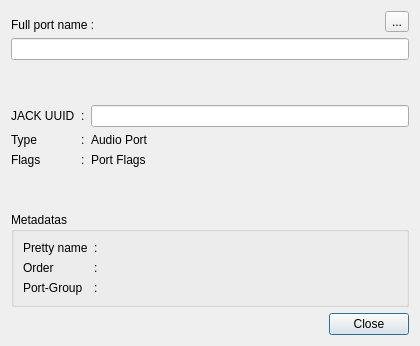
<?xml version="1.0" encoding="UTF-8"?>
<ui version="4.0">
 <class>CanvasPortInfo</class>
 <widget class="QDialog" name="CanvasPortInfo">
  <property name="geometry">
   <rect>
    <x>0</x>
    <y>0</y>
    <width>420</width>
    <height>346</height>
   </rect>
  </property>
  <property name="windowTitle">
   <string>Port Infos</string>
  </property>
  <layout class="QVBoxLayout" name="verticalLayout_2">
   <item>
    <layout class="QHBoxLayout" name="horizontalLayout_2">
     <item>
      <widget class="QLabel" name="label">
       <property name="sizePolicy">
        <sizepolicy hsizetype="Fixed" vsizetype="Preferred">
         <horstretch>0</horstretch>
         <verstretch>0</verstretch>
        </sizepolicy>
       </property>
       <property name="text">
        <string>Full port name :</string>
       </property>
       <property name="alignment">
        <set>Qt::AlignBottom|Qt::AlignLeading|Qt::AlignLeft</set>
       </property>
      </widget>
     </item>
     <item>
      <spacer name="horizontalSpacer">
       <property name="orientation">
        <enum>Qt::Horizontal</enum>
       </property>
       <property name="sizeHint" stdset="0">
        <size>
         <width>40</width>
         <height>20</height>
        </size>
       </property>
      </spacer>
     </item>
     <item>
      <widget class="QToolButton" name="toolButtonRefresh">
       <property name="text">
        <string>...</string>
       </property>
       <property name="icon">
        <iconset theme="view-refresh"/>
       </property>
      </widget>
     </item>
    </layout>
   </item>
   <item>
    <widget class="QLineEdit" name="lineEditFullPortName">
     <property name="readOnly">
      <bool>true</bool>
     </property>
    </widget>
   </item>
   <item>
    <layout class="QHBoxLayout" name="horizontalLayout"/>
   </item>
   <item>
    <spacer name="verticalSpacer_3">
     <property name="orientation">
      <enum>Qt::Vertical</enum>
     </property>
     <property name="sizeHint" stdset="0">
      <size>
       <width>20</width>
       <height>40</height>
      </size>
     </property>
    </spacer>
   </item>
   <item>
    <layout class="QGridLayout" name="gridLayout">
     <item row="1" column="1">
      <widget class="QLabel" name="label_6">
       <property name="text">
        <string>:</string>
       </property>
      </widget>
     </item>
     <item row="1" column="0">
      <widget class="QLabel" name="label_5">
       <property name="sizePolicy">
        <sizepolicy hsizetype="Fixed" vsizetype="Preferred">
         <horstretch>0</horstretch>
         <verstretch>0</verstretch>
        </sizepolicy>
       </property>
       <property name="text">
        <string>Type</string>
       </property>
      </widget>
     </item>
     <item row="2" column="1">
      <widget class="QLabel" name="label_3">
       <property name="sizePolicy">
        <sizepolicy hsizetype="Fixed" vsizetype="Preferred">
         <horstretch>0</horstretch>
         <verstretch>0</verstretch>
        </sizepolicy>
       </property>
       <property name="text">
        <string>:</string>
       </property>
      </widget>
     </item>
     <item row="2" column="0">
      <widget class="QLabel" name="label_4">
       <property name="text">
        <string>Flags</string>
       </property>
      </widget>
     </item>
     <item row="2" column="2" colspan="3">
      <widget class="QLabel" name="labelPortFlags">
       <property name="text">
        <string>Port Flags</string>
       </property>
      </widget>
     </item>
     <item row="0" column="0">
      <widget class="QLabel" name="label_2">
       <property name="text">
        <string>JACK UUID</string>
       </property>
      </widget>
     </item>
     <item row="0" column="1">
      <widget class="QLabel" name="label_7">
       <property name="text">
        <string>:</string>
       </property>
      </widget>
     </item>
     <item row="0" column="2" colspan="3">
      <widget class="QLineEdit" name="lineEditUuid">
       <property name="readOnly">
        <bool>true</bool>
       </property>
      </widget>
     </item>
     <item row="1" column="2" colspan="3">
      <widget class="QLabel" name="labelPortType">
       <property name="text">
        <string>Audio Port</string>
       </property>
      </widget>
     </item>
    </layout>
   </item>
   <item>
    <spacer name="verticalSpacer">
     <property name="orientation">
      <enum>Qt::Vertical</enum>
     </property>
     <property name="sizeHint" stdset="0">
      <size>
       <width>20</width>
       <height>40</height>
      </size>
     </property>
    </spacer>
   </item>
   <item>
    <widget class="QGroupBox" name="groupBoxMetadatas">
     <property name="title">
      <string>Metadatas</string>
     </property>
     <layout class="QGridLayout" name="gridLayout_2">
      <item row="1" column="1">
       <widget class="QLabel" name="label_12">
        <property name="text">
         <string>:</string>
        </property>
       </widget>
      </item>
      <item row="2" column="0">
       <widget class="QLabel" name="label_10">
        <property name="text">
         <string>Port-Group</string>
        </property>
       </widget>
      </item>
      <item row="0" column="1">
       <widget class="QLabel" name="label_11">
        <property name="sizePolicy">
         <sizepolicy hsizetype="Fixed" vsizetype="Preferred">
          <horstretch>0</horstretch>
          <verstretch>0</verstretch>
         </sizepolicy>
        </property>
        <property name="text">
         <string>:</string>
        </property>
       </widget>
      </item>
      <item row="2" column="1">
       <widget class="QLabel" name="label_13">
        <property name="text">
         <string>:</string>
        </property>
       </widget>
      </item>
      <item row="1" column="0">
       <widget class="QLabel" name="label_9">
        <property name="sizePolicy">
         <sizepolicy hsizetype="Minimum" vsizetype="Preferred">
          <horstretch>0</horstretch>
          <verstretch>0</verstretch>
         </sizepolicy>
        </property>
        <property name="text">
         <string>Order</string>
        </property>
       </widget>
      </item>
      <item row="0" column="0">
       <widget class="QLabel" name="label_8">
        <property name="sizePolicy">
         <sizepolicy hsizetype="Fixed" vsizetype="Preferred">
          <horstretch>0</horstretch>
          <verstretch>0</verstretch>
         </sizepolicy>
        </property>
        <property name="text">
         <string>Pretty name</string>
        </property>
       </widget>
      </item>
      <item row="0" column="2">
       <widget class="QLabel" name="labelPrettyName">
        <property name="text">
         <string/>
        </property>
       </widget>
      </item>
      <item row="1" column="2">
       <widget class="QLabel" name="labelPortOrder">
        <property name="text">
         <string/>
        </property>
       </widget>
      </item>
      <item row="2" column="2">
       <widget class="QLabel" name="labelPortGroup">
        <property name="text">
         <string/>
        </property>
       </widget>
      </item>
     </layout>
    </widget>
   </item>
   <item>
    <widget class="QDialogButtonBox" name="buttonBox">
     <property name="orientation">
      <enum>Qt::Horizontal</enum>
     </property>
     <property name="standardButtons">
      <set>QDialogButtonBox::Close</set>
     </property>
    </widget>
   </item>
  </layout>
 </widget>
 <resources/>
 <connections>
  <connection>
   <sender>buttonBox</sender>
   <signal>accepted()</signal>
   <receiver>CanvasPortInfo</receiver>
   <slot>accept()</slot>
   <hints>
    <hint type="sourcelabel">
     <x>248</x>
     <y>254</y>
    </hint>
    <hint type="destinationlabel">
     <x>157</x>
     <y>274</y>
    </hint>
   </hints>
  </connection>
  <connection>
   <sender>buttonBox</sender>
   <signal>rejected()</signal>
   <receiver>CanvasPortInfo</receiver>
   <slot>reject()</slot>
   <hints>
    <hint type="sourcelabel">
     <x>316</x>
     <y>260</y>
    </hint>
    <hint type="destinationlabel">
     <x>286</x>
     <y>274</y>
    </hint>
   </hints>
  </connection>
 </connections>
</ui>
